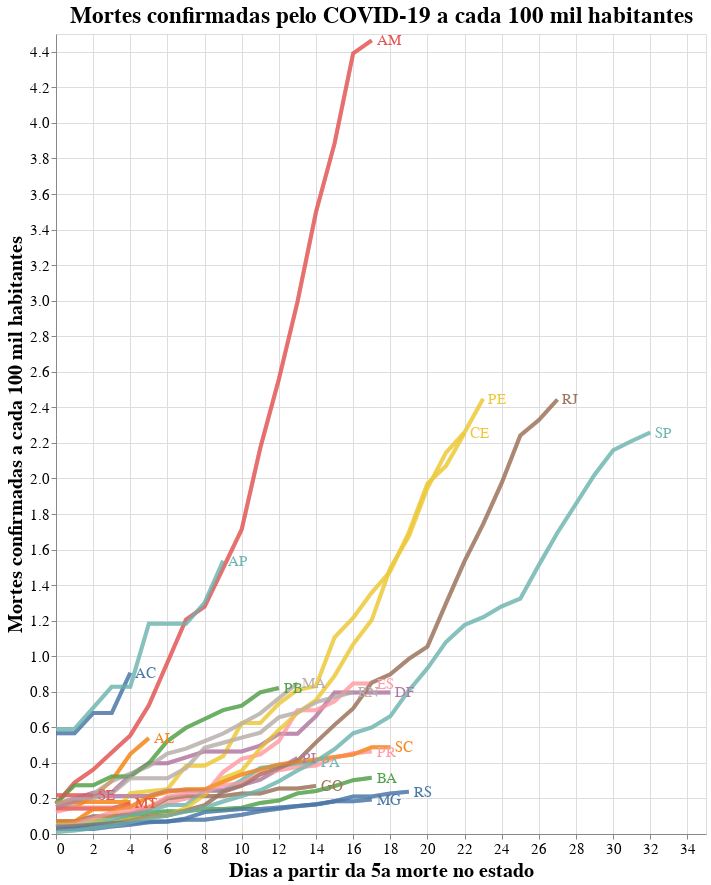

Notebook code for this chart:
### Code cell
# Mortes por habitantes

# Base altair plot 
basepop = alt.Chart(deaths_long, title="Mortes confirmadas pelo COVID-19 a cada 100 mil habitantes").mark_line(strokeWidth=4, opacity=0.7).encode(
    x=alt.X('Day'),
    y=alt.Y('DeathPop'),
    color=alt.Color('state', legend=None),
).properties(
    width=650,
    height=800
)

# Chart
chartpop = basepop.encode(
  color=alt.condition(selection, 'state:N', alt.value('lightgray')),
  tooltip=['state:N', 'yearmonthdate(Date):N', 'Deaths:N']
).add_selection(
  selection
)

# Overlay
overlaypop = basepop.encode(
  color='state',
  opacity=alt.value(0.5),
).transform_filter(
  selection
)

# Text labels
textpop = basepop.mark_text(
    align='left',
    dx=5,
    size=15
).encode(
    x=alt.X('Day', aggregate='max',  axis=alt.Axis(title='Dias a partir da 5a morte no estado')),
    y=alt.Y('DeathPop', aggregate={'argmax': 'Day'}, axis=alt.Axis(title='Mortes confirmadas a cada 100 mil habitantes')),
    text='state'
).transform_filter(
    selection
)

# Sum em up!
alt.layer(chartpop + overlaypop + textpop).configure_axis(
    labelFontSize=15,
    titleFontSize=20
).configure_title(
    fontSize=23
)

### Figure 1 — Vega-Lite specification as saved in the notebook (floating-point values rounded to 4 significant figures; data arrays with more than 128 entries replaced by an {"elided": "..."} marker saying what was removed)
{"config": {"view": {"continuousWidth": 400, "continuousHeight": 300}, "axis": {"labelFontSize": 15, "titleFontSize": 20}, "title": {"fontSize": 23}}, "layer": [{"layer": [{"mark": {"type": "line", "opacity": 0.7, "strokeWidth": 4}, "encoding": {"color": {"condition": {"type": "nominal", "field": "state", "selection": "selector001"}, "value": "lightgray"}, "tooltip": [{"type": "nominal", "field": "state"}, {"type": "nominal", "field": "Date", "timeUnit": "yearmonthdate"}, {"type": "nominal", "field": "Deaths"}], "x": {"type": "quantitative", "field": "Day"}, "y": {"type": "quantitative", "field": "DeathPop"}}, "height": 800, "selection": {"selector001": {"type": "single", "fields": ["state"]}}, "title": "Mortes confirmadas pelo COVID-19 a cada 100 mil habitantes", "width": 650}, {"mark": {"type": "line", "opacity": 0.7, "strokeWidth": 4}, "encoding": {"color": {"type": "nominal", "field": "state"}, "opacity": {"value": 0.5}, "x": {"type": "quantitative", "field": "Day"}, "y": {"type": "quantitative", "field": "DeathPop"}}, "height": 800, "title": "Mortes confirmadas pelo COVID-19 a cada 100 mil habitantes", "transform": [{"filter": {"selection": "selector001"}}], "width": 650}, {"mark": {"type": "text", "align": "left", "dx": 5, "size": 15}, "encoding": {"color": {"type": "nominal", "field": "state", "legend": null}, "text": {"type": "nominal", "field": "state"}, "x": {"type": "quantitative", "aggregate": "max", "axis": {"title": "Dias a partir da 5a morte no estado"}, "field": "Day"}, "y": {"type": "quantitative", "aggregate": {"argmax": "Day"}, "axis": {"title": "Mortes confirmadas a cada 100 mil habitantes"}, "field": "DeathPop"}}, "height": 800, "title": "Mortes confirmadas pelo COVID-19 a cada 100 mil habitantes", "transform": [{"filter": {"selection": "selector001"}}], "width": 650}]}], "data": {"name": "data-dff0a16649cf7f1b9408edb005c07bdd"}, "$schema": "https://vega.github.io/schema/vega-lite/v4.8.1.json", "datasets": {"data-dff0a16649cf7f1b9408edb005c07bdd": {"elided": "378 records"}}}
